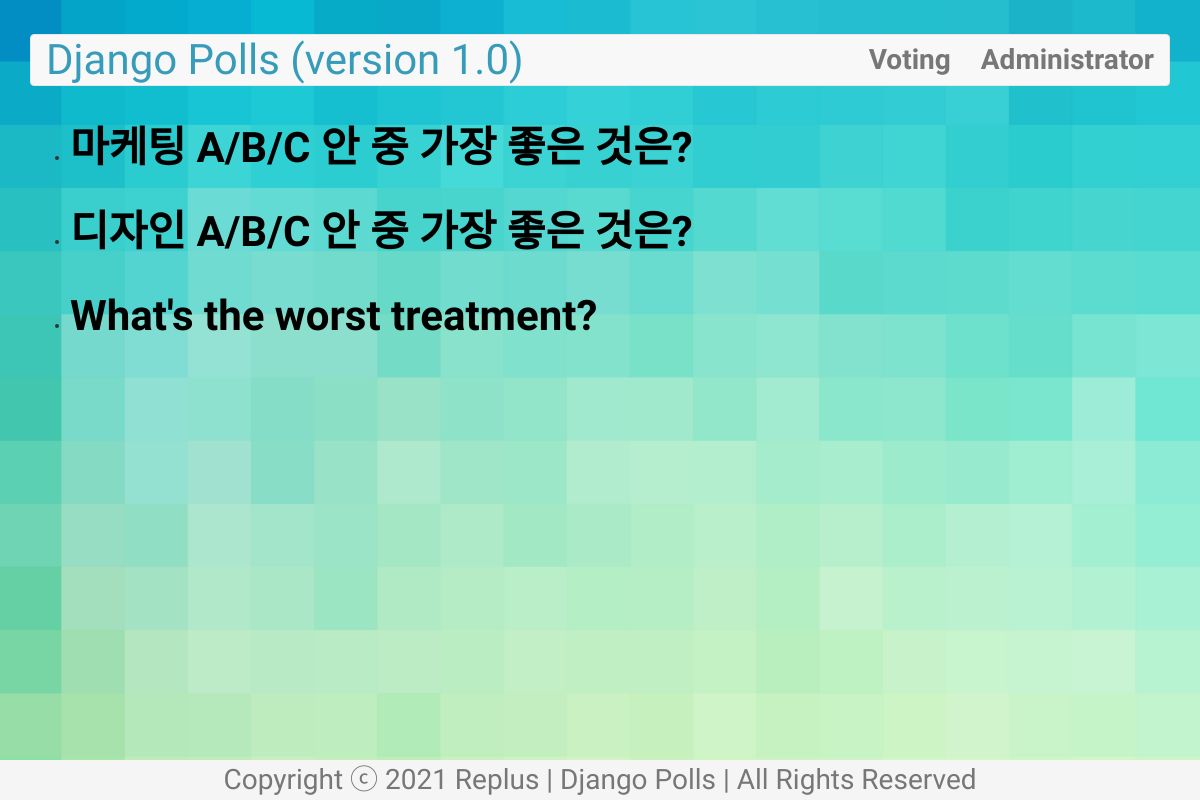
The page /polls/ on the database as committed earlier.
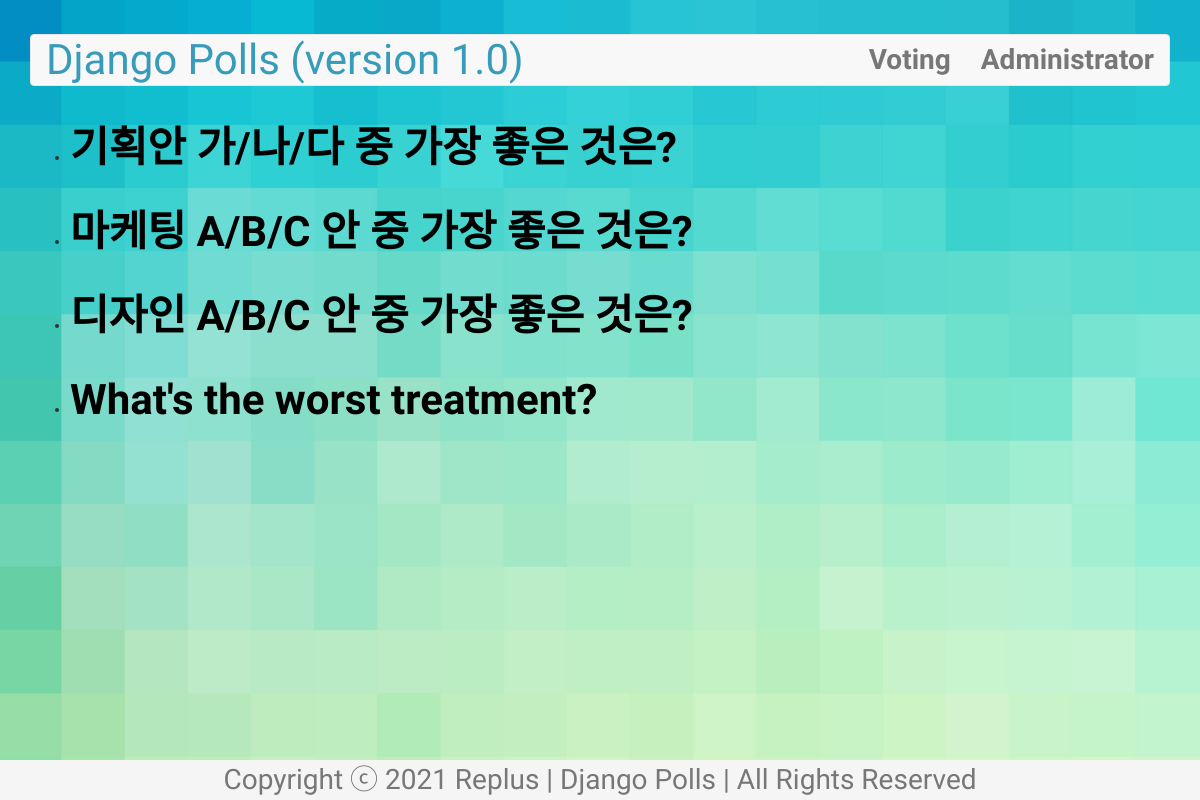
The same page on the database as committed later.
### polls/models.py (models this page shows, shortened)
class Question(models.Model):
    question_text = models.CharField(max_length=200)
    pub_date = models.DateTimeField('date published')
    def was_published_recently(self):
        now = timezone.now()
        return now >= self.pub_date >= now - datetime.timedelta(days=1)
    was_published_recently.boolean = True
    was_published_recently.admin_order_field = 'pub_date'
    was_published_recently.short_description = 'Published recently'

### polls/views.py (the view)
# urls.py: path('', views.index, name='index'),
def index(request):
    latest_question_list = Question.objects.order_by('-pub_date')[:5]
    context = {'latest_question_list' : latest_question_list}
    return render(request, 'polls/index.html', context)

### polls/templates/polls/index.html
{% extends 'polls/base.html' %} {% block content %} {% if latest_question_list%}
<ul>
  {% for question in latest_question_list %}
  <li>
    <a href="{% url 'polls:detail' question_id=question.id %}"
      >{{ question.question_text }}</a
    >
  </li>
  {% endfor %}
</ul>
{% else %}
<p>No polls are available</p>
{% endif %} {% endblock %}

Rows that differ between the two databases and show on the page:
added Question: question_text "기획안 가/나/다 중 가장 좋은 것은?"
